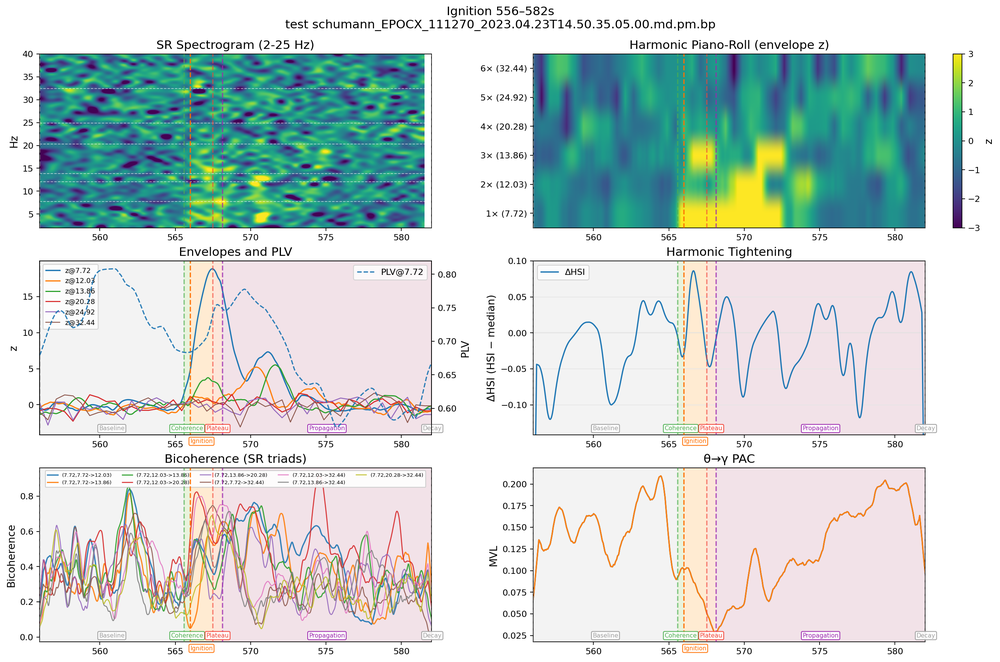
#> input picture papers/images/download (5).png, 1000 x 662 px, shrunk from 2577 x 1705 before the run, found by its file name
$ python add_panel_labels.py
#> lines starting #> are read from the running program, lines starting #| are printed output that depends on the picture
"""
Add panel labels (A-F, G-L) to Figures 1 and 2 for Frontiers revision.
Also fix axis labels where needed.
"""

from PIL import Image, ImageDraw, ImageFont
import os

IMG_DIR = '/Users/neurokinetikz/Code/research/papers/images'


def add_labels_to_grid(input_path, output_path, labels, ncols=2, nrows=3):
    """Add panel labels to a grid figure."""
#> called with ncols = 2, nrows = 3
    img = Image.open(input_path)
#> img is the input picture: PIL image 1000x662 RGBA; mean R, G, B, A 201.2, 214, 211.6, 255
    draw = ImageDraw.Draw(img)
    w, h = img.size
#> w = 1000; h = 662

    # Try to get a bold font; fall back to default
    font_size = int(min(w, h) * 0.03)
#> font_size = 19
    try:
        font = ImageFont.truetype('/System/Library/Fonts/Helvetica.ttc', font_size)
    except (IOError, OSError):
        try:
            font = ImageFont.truetype('/System/Library/Fonts/HelveticaNeue.ttc', font_size)
        except (IOError, OSError):
            font = ImageFont.load_default()

    # Calculate panel positions (approximate grid cells)
    # Skip top ~8% for the title area
    title_frac = 0.08
    bottom_frac = 0.04
    y_start = int(h * title_frac)
#> y_start = 52
    y_end = int(h * (1 - bottom_frac))
#> y_end = 635
    cell_h = (y_end - y_start) / nrows
#> cell_h = 194.3
    cell_w = w / ncols
#> cell_w = 500

    for idx, label in enumerate(labels):
        row = idx // ncols
        col = idx % ncols
        x = int(col * cell_w + cell_w * 0.02)
        y = int(y_start + row * cell_h + cell_h * 0.02)

        # White background box for readability
        bbox = font.getbbox(label)
        tw = bbox[2] - bbox[0]
        th = bbox[3] - bbox[1]
        padding = 4
        draw.rectangle(
            [x - padding, y - padding, x + tw + padding, y + th + padding],
            fill='white', outline='black', width=1
        )
        draw.text((x, y), label, fill='black', font=font)

    img.save(output_path, dpi=(300, 300))
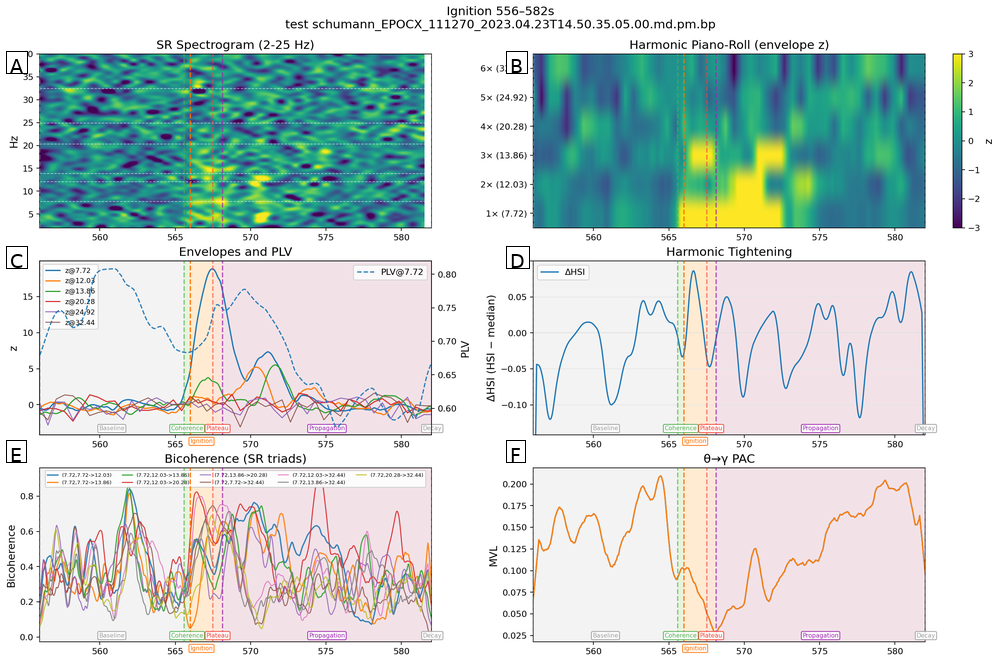
#> saved as figure1_labeled.png: PIL image 1000x662 RGBA; mean R, G, B, A 200.8, 213.6, 211.3, 255
    print(f"Saved {output_path}")


# Figure 1: panels A-F
add_labels_to_grid(
    os.path.join(IMG_DIR, 'download (5).png'),
    os.path.join(IMG_DIR, 'figure1_labeled.png'),
    ['A', 'B', 'C', 'D', 'E', 'F']
)

# Figure 2: panels G-L
add_labels_to_grid(
    os.path.join(IMG_DIR, 'download (6).png'),
    os.path.join(IMG_DIR, 'figure2_labeled.png'),
    ['G', 'H', 'I', 'J', 'K', 'L']
)
#> call 2 of add_labels_to_grid, with ncols = 2, nrows = 3
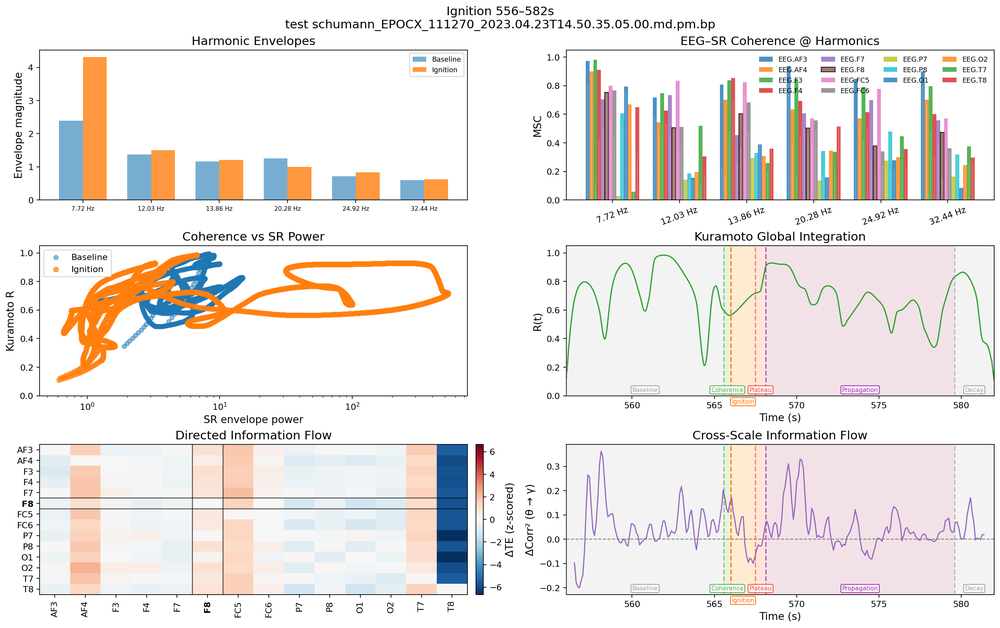
#> input picture papers/images/download (6).png, 1000 x 628 px, shrunk from 2578 x 1618 before the run, found by its file name
#> in add_labels_to_grid, img is the input picture: PIL image 1000x628 RGBA; mean R, G, B, A 236.5, 231.5, 229.1, 255
#> in add_labels_to_grid (call 2), `img.save(output_path, dpi=(300, 300))`:
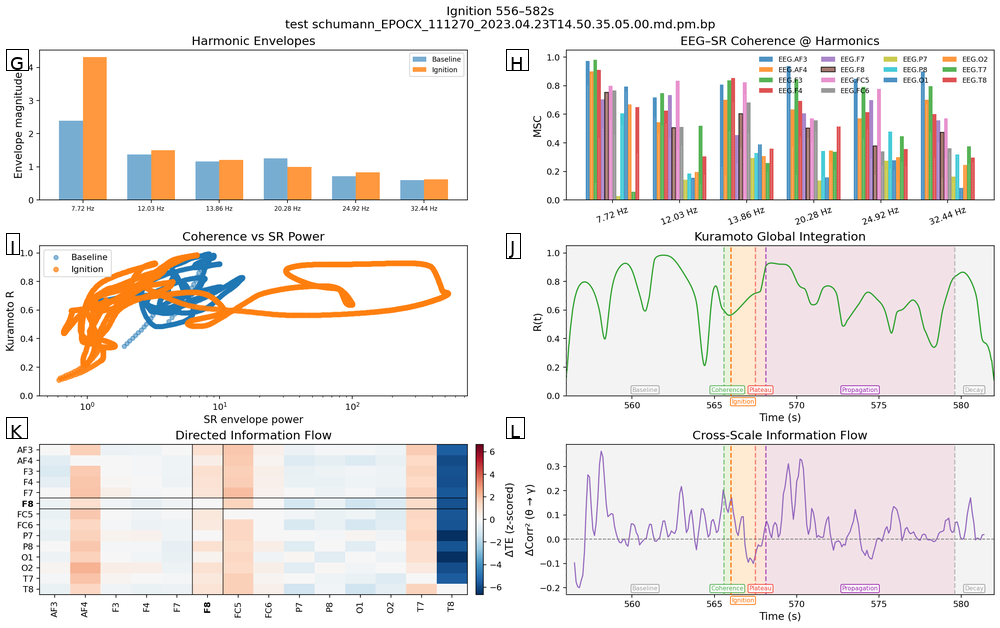
#> saved as figure2_labeled.png: PIL image 1000x628 RGBA; mean R, G, B, A 236.2, 231.2, 228.8, 255
